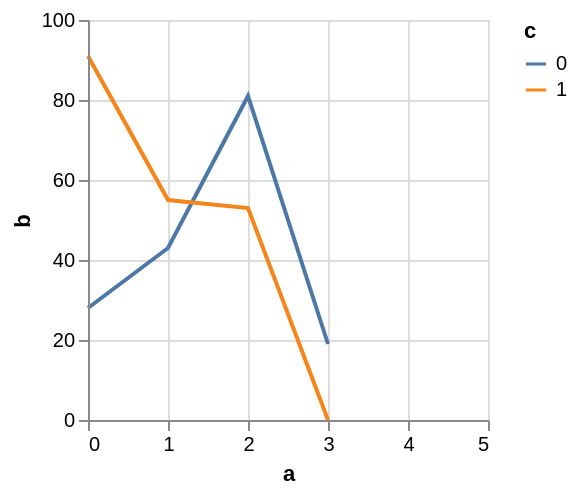

Express this chart as Vega-Lite.
### Vega specification from a JSON file in a GitHub repository (floating-point values rounded to 4 significant figures)
{"$schema": "https://vega.github.io/schema/vega/v5.json", "autosize": "pad", "padding": 5, "width": 200, "height": 200, "style": "cell", "data": [{"name": "source_0", "values": [{"a": 0, "b": 28, "c": 0}, {"a": 0, "b": 91, "c": 1}, {"a": 1, "b": 43, "c": 0}, {"a": 1, "b": 55, "c": 1}, {"a": 2, "b": 81, "c": 0}, {"a": 2, "b": 53, "c": 1}, {"a": 3, "b": 19, "c": 0}]}, {"name": "data_0", "source": "source_0", "transform": [{"type": "formula", "expr": "toNumber(datum[\"a\"])", "as": "a"}, {"type": "impute", "field": "b", "key": "a", "method": "value", "groupby": ["c"], "value": null}, {"type": "formula", "expr": "datum.b === null ? 0 : datum.b", "as": "b"}]}], "marks": [{"name": "pathgroup", "type": "group", "from": {"facet": {"name": "faceted_path_main", "data": "data_0", "groupby": ["c"]}}, "encode": {"update": {"width": {"field": {"group": "width"}}, "height": {"field": {"group": "height"}}}}, "marks": [{"name": "marks", "type": "line", "style": ["line"], "sort": {"field": "datum[\"a\"]"}, "from": {"data": "faceted_path_main"}, "encode": {"update": {"stroke": {"scale": "color", "field": "c"}, "tooltip": {"signal": "{\"a\": format(datum[\"a\"], \"\"), \"b\": format(datum[\"b\"], \"\"), \"c\": ''+datum[\"c\"]}"}, "x": {"scale": "x", "field": "a"}, "y": {"scale": "y", "field": "b"}, "defined": {"signal": "datum[\"a\"] !== null && !isNaN(datum[\"a\"]) && datum[\"b\"] !== null && !isNaN(datum[\"b\"])"}}}}]}], "scales": [{"name": "x", "type": "linear", "domain": {"data": "data_0", "field": "a"}, "range": [0, {"signal": "width"}], "nice": 1, "zero": false}, {"name": "y", "type": "linear", "domain": {"data": "data_0", "field": "b"}, "range": [{"signal": "height"}, 0], "nice": true, "zero": true}, {"name": "color", "type": "ordinal", "domain": {"data": "data_0", "field": "c", "sort": true}, "range": "category"}], "axes": [{"scale": "x", "orient": "bottom", "grid": false, "title": "a", "labelFlush": true, "labelOverlap": true, "tickCount": {"signal": "ceil(width/40)"}, "zindex": 1}, {"scale": "x", "orient": "bottom", "gridScale": "y", "grid": true, "tickCount": {"signal": "ceil(width/40)"}, "domain": false, "labels": false, "maxExtent": 0, "minExtent": 0, "ticks": false, "zindex": 0}, {"scale": "y", "orient": "left", "grid": false, "title": "b", "labelOverlap": true, "tickCount": {"signal": "ceil(height/40)"}, "zindex": 1}, {"scale": "y", "orient": "left", "gridScale": "x", "grid": true, "tickCount": {"signal": "ceil(height/40)"}, "domain": false, "labels": false, "maxExtent": 0, "minExtent": 0, "ticks": false, "zindex": 0}], "legends": [{"stroke": "color", "gradientLength": {"signal": "clamp(height, 64, 200)"}, "symbolType": "stroke", "title": "c"}]}
